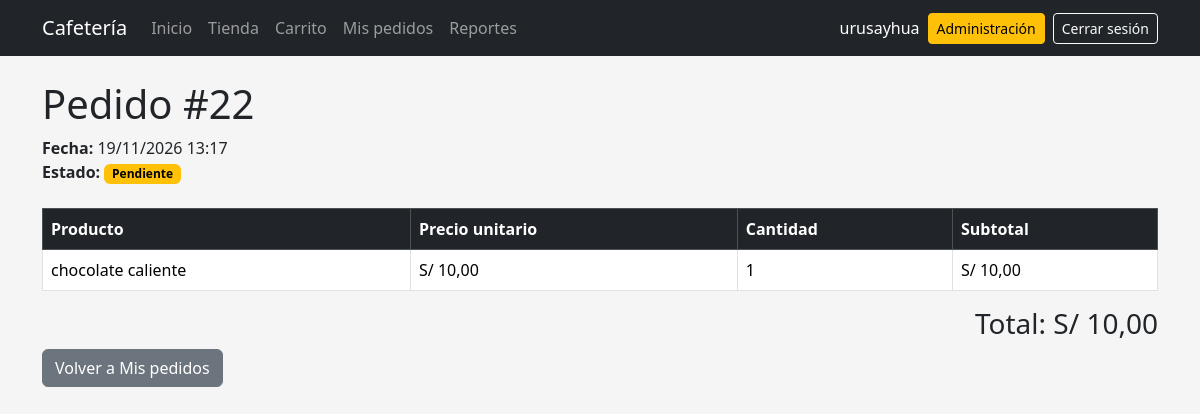
The app's page /pedido/22/ (signed in) with its own data.
### pedidos/models.py (models this page shows, shortened)
class Pedido(models.Model):
    class Estado(models.TextChoices):
        PENDIENTE = "PENDIENTE", "Pendiente"
        PREPARACION = "PREPARACION", "En preparación"
        ATENDIDO = "ATENDIDO", "Atendido"
        CANCELADO = "CANCELADO", "Cancelado"
    TRANSICIONES_VALIDAS = {
        Estado.PENDIENTE: [Estado.PREPARACION, Estado.CANCELADO],
        Estado.PREPARACION: [Estado.ATENDIDO, Estado.CANCELADO],
        Estado.ATENDIDO: [],
        Estado.CANCELADO: [],
    }
    usuario = models.ForeignKey(
        settings.AUTH_USER_MODEL,
        on_delete=models.CASCADE,
        related_name="pedidos",
    )
    fecha = models.DateTimeField(auto_now_add=True)
    total = models.DecimalField(
        max_digits=10,
        decimal_places=2,
        default=0,
    )
    estado = models.CharField(
        max_length=20,
        choices=Estado.choices,
        default=Estado.PENDIENTE,
    )
    stock_devuelto = models.BooleanField(default=False)
    class Meta:
        ordering = ["-fecha"]

class DetallePedido(models.Model):
    pedido = models.ForeignKey(
        Pedido,
        on_delete=models.CASCADE,
        related_name="detalles",
    )
    producto = models.ForeignKey(
        Producto,
        on_delete=models.CASCADE,
        related_name="detalles_pedido",
    )
    cantidad = models.PositiveIntegerField(
        default=1
    )
    precio_unitario = models.DecimalField(
        max_digits=8,
        decimal_places=2,
        default=0,
    )
    @property
    def subtotal(self):
        return self.precio_unitario * self.cantidad
    class Meta:
        verbose_name = "Detalle de pedido"
        verbose_name_plural = "Detalles de pedido"

class Producto(models.Model):
    nombre = models.CharField(max_length=100)
    descripcion = models.TextField(blank=True)
    categoria = models.ForeignKey(
        Categoria,
        on_delete=models.SET_NULL,
        null=True,
        blank=True,
        related_name="productos",
    )
    precio = models.DecimalField(
        max_digits=8,
        decimal_places=2,
    )
    stock = models.PositiveIntegerField(default=0)
    imagen = models.ImageField(
        upload_to="productos/",
        blank=True,
    )
    activo = models.BooleanField(default=True)
    class Meta:
        ordering = ["nombre"]

### pedidos/views.py (the view)
@login_required
def detalle_pedido(
    request,
    pedido_id,
):
    if request.user.is_staff:
        pedido = get_object_or_404(
            Pedido,
            id=pedido_id,
        )
    else:
        pedido = get_object_or_404(
            Pedido,
            id=pedido_id,
            usuario=request.user,
        )
    detalles = (
        pedido.detalles
        .select_related("producto")
        .all()
    )
    return render(
        request,
        "pedidos/detalle.html",
        {
            "pedido": pedido,
            "detalles": detalles,
        },
    )

### pedidos/templates/pedidos/detalle.html (shortened to what this page needs)
{% extends "base.html" %}
{% block content %}
<h1>
    Pedido #{{ pedido.id }}
</h1>
<div class="mb-4">
    <strong>
        Fecha:
    </strong>
    {{ pedido.fecha|date:"d/m/Y H:i" }}
    <br>
   <strong>
    Estado:
</strong>
{% include "pedidos/_estado_badge.html" with pedido=pedido %}
</div>
<div class="table-responsive">
<table class="table table-bordered">
<thead class="table-dark">
<tr>
    <th>
        Producto
    </th>
    <th>
        Precio unitario
    </th>
    <th>
        Cantidad
    </th>
    <th>
        Subtotal
    </th>
</tr>
</thead>
<tbody>
{% for detalle in detalles %}
<tr>
    <td>
        {{ detalle.producto.nombre }}
    </td>
    <td>
        S/ {{ detalle.precio_unitario }}
    </td>
    <td>
        {{ detalle.cantidad }}
    </td>
    <td>
        S/ {{ detalle.subtotal }}
    </td>
</tr>
{% endfor %}
</tbody>
</table>
</div>
<div class="text-end">
    <h3>
        Total:
        S/ {{ pedido.total }}
    </h3>
</div>
<a
    href="{% url 'mis_pedidos' %}"
    class="btn btn-secondary"
>
    Volver a Mis pedidos
</a>
{% endblock %}

### pedidos/templates/base.html (shortened to what this page needs)
{% load static %}
<!DOCTYPE html>
<html lang="es">
<head>
    <link
        href="https://cdn.jsdelivr.net/npm/bootstrap@5.3.3/dist/css/bootstrap.min.css"
        rel="stylesheet"
    >
    <link
        rel="stylesheet"
        href="{% static 'css/base.css' %}"
    >
</head>
<body>
{% if user.is_authenticated %}
<nav
    class="navbar navbar-expand-lg bg-dark"
    data-bs-theme="dark"
>
    <div class="container">
        <a
            class="navbar-brand"
            href="{% url 'inicio' %}"
        >
            Cafetería
        </a>
        <div
            class="collapse navbar-collapse"
            id="menuPrincipal"
        >
            <div class="navbar-nav me-auto">
                <a
                    class="nav-link"
                    href="{% url 'inicio' %}"
                >
                    Inicio
                </a>
                <a
                    class="nav-link"
                    href="{% url 'tienda' %}"
                >
                    Tienda
                </a>
                <a
                    class="nav-link"
                    href="{% url 'ver_carrito' %}"
                >
                    Carrito
                </a>
                <a
                    class="nav-link"
                    href="{% url 'mis_pedidos' %}"
                >
                    Mis pedidos
                </a>
                {% if user.is_staff %}
                <a
                    class="nav-link"
                    href="{% url 'reportes' %}"
                >
                    Reportes
                </a>
                {% endif %}
            </div>
            <div
                class="d-flex align-items-center gap-2"
            >
                <span
                    class="navbar-text text-white"
                >
                    {{ user.username }}
                </span>
                {% if user.is_staff %}
                <a
                    href="{% url 'admin:index' %}"
                    class="btn btn-warning btn-sm"
                >
                    Administración
                </a>
                {% endif %}
                <form
                    method="post"
                    action="{% url 'logout' %}"
                    class="m-0"
                >
                    <button
                        type="submit"
                        class="btn btn-outline-light btn-sm"
                    >
                        Cerrar sesión
                    </button>
                </form>
            </div>
        </div>
    </div>
</nav>
{% endif %}
<main class="container py-4">
    {% block content %}
    {% endblock %}
</main>
</body>
</html>

### static/css/base.css (style rules this page uses)
body { background-color: #f4f4f4; }
.navbar form { width: auto; }
.navbar form button { width: auto; }
body { background-color: #f5f5f5; }

### records on screen
Pedido: id "22", fecha "19/11/2026 13:17", total "10,00"
DetallePedido: producto.nombre "chocolate caliente", precio_unitario "10,00", cantidad "1", subtotal "10,00"

### other values on screen
{{ user.username }} "urusayhua"
